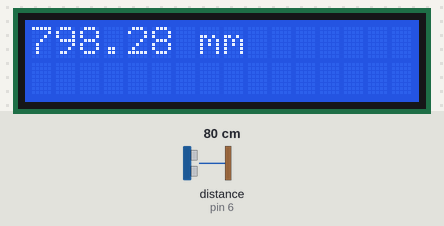
Recording of a sketch running on a simulated Arduino Uno, built with avr-gcc and run on an emulated ATmega328P. Shown: 16×2 character LCD. Wiring (inferred from the names in the program): ultrasonic range finder: trigger pin 7; echo pin 6. The test bench sets the inputs (shaded band); at power-on: distance to the obstacle (sensor on pin 6) 80 cm. The echo pulse lasts 58.3 µs per cm.

Above: at 1.2 s.
1.3 s: distance to the obstacle (sensor on pin 6) set to 2 cm
At 2.8 s:
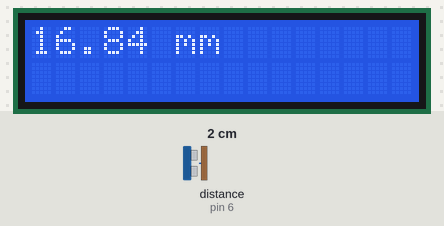
5.4 s: distance to the obstacle (sensor on pin 6) set to 4 cm
At 6.9 s:
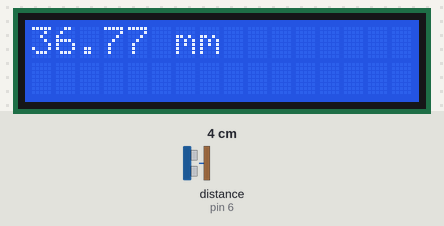
8.6 s: distance to the obstacle (sensor on pin 6) set to 9 cm
At 9.9 s:
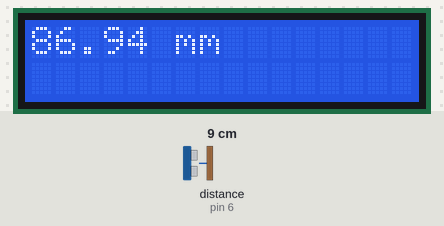
Timing chart, 0 to 11.6 s (numbered marks = the images above; inputs shaded):
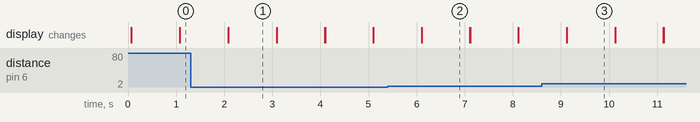

Measured:
- after the input at 1.3 s, the display: first differs from a run without the input after 0.79 s (image 1)
- after the input at 5.4 s, the display: first differs from a run without the input after 0.71 s (image 2)
- after the input at 8.6 s, the display: first differs from a run without the input after 0.52 s (image 3)
- what the display in image 1 shows lasts 1.0 s, from 2.1 s to 3.1 s

The sketch:

ProximitySensorMar3.ino
```cpp
#define echoPin 6
#define trigPin 7
#include <LiquidCrystal.h>
LiquidCrystal lcd(12, 11, 5, 4, 3, 2);
void setup(){
  lcd.begin(16, 2);
  pinMode(echoPin,INPUT);
  pinMode(trigPin,OUTPUT);
}
void loop(){
  int duration;
  double distance;
  digitalWrite(trigPin,HIGH);
  delayMicroseconds(1000);
  digitalWrite(trigPin,LOW);
  duration = pulseIn(echoPin,HIGH);
  distance = (duration/2)/2.91;
  lcd.print(distance);
  lcd.print(" mm");
  delay(1000);
  lcd.clear();
}
```
